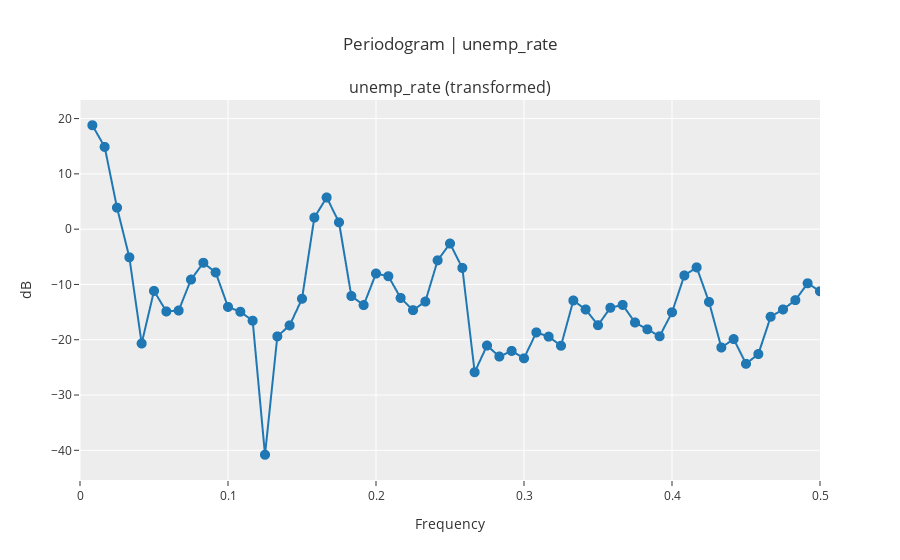

Notebook source saved alongside this figure:
### Code cell
exp.plot_model(plot='periodogram')

### Figure 1 — Plotly figure (JSON) as saved in the notebook; plotly's stock layout.template omitted (floating-point values rounded to 4 significant figures)
{"data": [{"hoverinfo": "text", "hovertext": ["Freq: 0.0083<br>Ampl: 18.7936<br>Time period: 120.0", "Freq: 0.0167<br>Ampl: 14.8786<br>Time period: 60.0", "Freq: 0.025<br>Ampl: 3.8869<br>Time period: 40.0", "Freq: 0.0333<br>Ampl: -5.0895<br>Time period: 30.0", "Freq: 0.0417<br>Ampl: -20.6737<br>Time period: 24.0", "Freq: 0.05<br>Ampl: -11.1728<br>Time period: 20.0", "Freq: 0.0583<br>Ampl: -14.8811<br>Time period: 17.1429", "Freq: 0.0667<br>Ampl: -14.7113<br>Time period: 15.0", "Freq: 0.075<br>Ampl: -9.1221<br>Time period: 13.3333", "Freq: 0.0833<br>Ampl: -6.0796<br>Time period: 12.0", "Freq: 0.0917<br>Ampl: -7.8255<br>Time period: 10.9091", "Freq: 0.1<br>Ampl: -14.0614<br>Time period: 10.0", "Freq: 0.1083<br>Ampl: -14.9371<br>Time period: 9.2308", "Freq: 0.1167<br>Ampl: -16.5599<br>Time period: 8.5714", "Freq: 0.125<br>Ampl: -40.8022<br>Time period: 8.0", "Freq: 0.1333<br>Ampl: -19.3991<br>Time period: 7.5", "Freq: 0.1417<br>Ampl: -17.4043<br>Time period: 7.0588", "Freq: 0.15<br>Ampl: -12.5927<br>Time period: 6.6667", "Freq: 0.1583<br>Ampl: 2.0914<br>Time period: 6.3158", "Freq: 0.1667<br>Ampl: 5.7333<br>Time period: 6.0", "Freq: 0.175<br>Ampl: 1.2389<br>Time period: 5.7143", "Freq: 0.1833<br>Ampl: -12.0958<br>Time period: 5.4545", "Freq: 0.1917<br>Ampl: -13.7369<br>Time period: 5.2174", "Freq: 0.2<br>Ampl: -8.03<br>Time period: 5.0", "Freq: 0.2083<br>Ampl: -8.51<br>Time period: 4.8", "Freq: 0.2167<br>Ampl: -12.444<br>Time period: 4.6154", "Freq: 0.225<br>Ampl: -14.6514<br>Time period: 4.4444", "Freq: 0.2333<br>Ampl: -13.0969<br>Time period: 4.2857", "Freq: 0.2417<br>Ampl: -5.6371<br>Time period: 4.1379", "Freq: 0.25<br>Ampl: -2.6079<br>Time period: 4.0", "Freq: 0.2583<br>Ampl: -7.0065<br>Time period: 3.871", "Freq: 0.2667<br>Ampl: -25.875<br>Time period: 3.75", "Freq: 0.275<br>Ampl: -21.0534<br>Time period: 3.6364", "Freq: 0.2833<br>Ampl: -23.037<br>Time period: 3.5294", "Freq: 0.2917<br>Ampl: -22.0225<br>Time period: 3.4286", "Freq: 0.3<br>Ampl: -23.3572<br>Time period: 3.3333", "Freq: 0.3083<br>Ampl: -18.6718<br>Time period: 3.2432", "Freq: 0.3167<br>Ampl: -19.4406<br>Time period: 3.1579", "Freq: 0.325<br>Ampl: -21.0876<br>Time period: 3.0769", "Freq: 0.3333<br>Ampl: -12.9039<br>Time period: 3.0", "Freq: 0.3417<br>Ampl: -14.5234<br>Time period: 2.9268", "Freq: 0.35<br>Ampl: -17.3673<br>Time period: 2.8571", "Freq: 0.3583<br>Ampl: -14.2178<br>Time period: 2.7907", "Freq: 0.3667<br>Ampl: -13.7015<br>Time period: 2.7273", "Freq: 0.375<br>Ampl: -16.8836<br>Time period: 2.6667", "Freq: 0.3833<br>Ampl: -18.115<br>Time period: 2.6087", "Freq: 0.3917<br>Ampl: -19.3733<br>Time period: 2.5532", "Freq: 0.4<br>Ampl: -15.0363<br>Time period: 2.5", "Freq: 0.4083<br>Ampl: -8.3778<br>Time period: 2.449", "Freq: 0.4167<br>Ampl: -6.9097<br>Time period: 2.4", "Freq: 0.425<br>Ampl: -13.1646<br>Time period: 2.3529", "Freq: 0.4333<br>Ampl: -21.4042<br>Time period: 2.3077", "Freq: 0.4417<br>Ampl: -19.8842<br>Time period: 2.2642", "Freq: 0.45<br>Ampl: -24.3521<br>Time period: 2.2222", "Freq: 0.4583<br>Ampl: -22.5899<br>Time period: 2.1818", "Freq: 0.4667<br>Ampl: -15.8398<br>Time period: 2.1429", "Freq: 0.475<br>Ampl: -14.5196<br>Time period: 2.1053", "Freq: 0.4833<br>Ampl: -12.8431<br>Time period: 2.069", "Freq: 0.4917<br>Ampl: -9.7897<br>Time period: 2.0339", "Freq: 0.5<br>Ampl: -11.2356<br>Time period: 2.0"], "line": {"color": "#1f77b4", "width": 2}, "marker": {"size": 10}, "mode": "lines+markers", "name": "unemp_rate (transformed)", "showlegend": true, "type": "scattergl", "x": [0.008333, 0.01667, 0.025, 0.03333, 0.04167, 0.05, 0.05833, 0.06667, 0.075, 0.08333, 0.09167, 0.1, 0.1083, 0.1167, 0.125, 0.1333, 0.1417, 0.15, 0.1583, 0.1667, 0.175, 0.1833, 0.1917, 0.2, 0.2083, 0.2167, 0.225, 0.2333, 0.2417, 0.25, 0.2583, 0.2667, 0.275, 0.2833, 0.2917, 0.3, 0.3083, 0.3167, 0.325, 0.3333, 0.3417, 0.35, 0.3583, 0.3667, 0.375, 0.3833, 0.3917, 0.4, 0.4083, 0.4167, 0.425, 0.4333, 0.4417, 0.45, 0.4583, 0.4667, 0.475, 0.4833, 0.4917, 0.5], "xaxis": "x", "y": [18.79, 14.88, 3.887, -5.09, -20.67, -11.17, -14.88, -14.71, -9.122, -6.08, -7.825, -14.06, -14.94, -16.56, -40.8, -19.4, -17.4, -12.59, 2.091, 5.733, 1.239, -12.1, -13.74, -8.03, -8.51, -12.44, -14.65, -13.1, -5.637, -2.608, -7.006, -25.88, -21.05, -23.04, -22.02, -23.36, -18.67, -19.44, -21.09, -12.9, -14.52, -17.37, -14.22, -13.7, -16.88, -18.12, -19.37, -15.04, -8.378, -6.91, -13.16, -21.4, -19.88, -24.35, -22.59, -15.84, -14.52, -12.84, -9.79, -11.24], "yaxis": "y"}], "layout": {"annotations": [{"font": {"size": 16}, "showarrow": false, "text": "unemp_rate (transformed)", "x": 0.5, "xanchor": "center", "xref": "paper", "y": 1, "yanchor": "bottom", "yref": "paper"}], "showlegend": false, "title": {"text": "Periodogram | unemp_rate"}, "xaxis": {"anchor": "y", "domain": [0, 1], "range": [0, 0.5], "title": {"text": "Frequency"}}, "yaxis": {"anchor": "x", "domain": [0, 1], "title": {"text": "dB"}}}}
